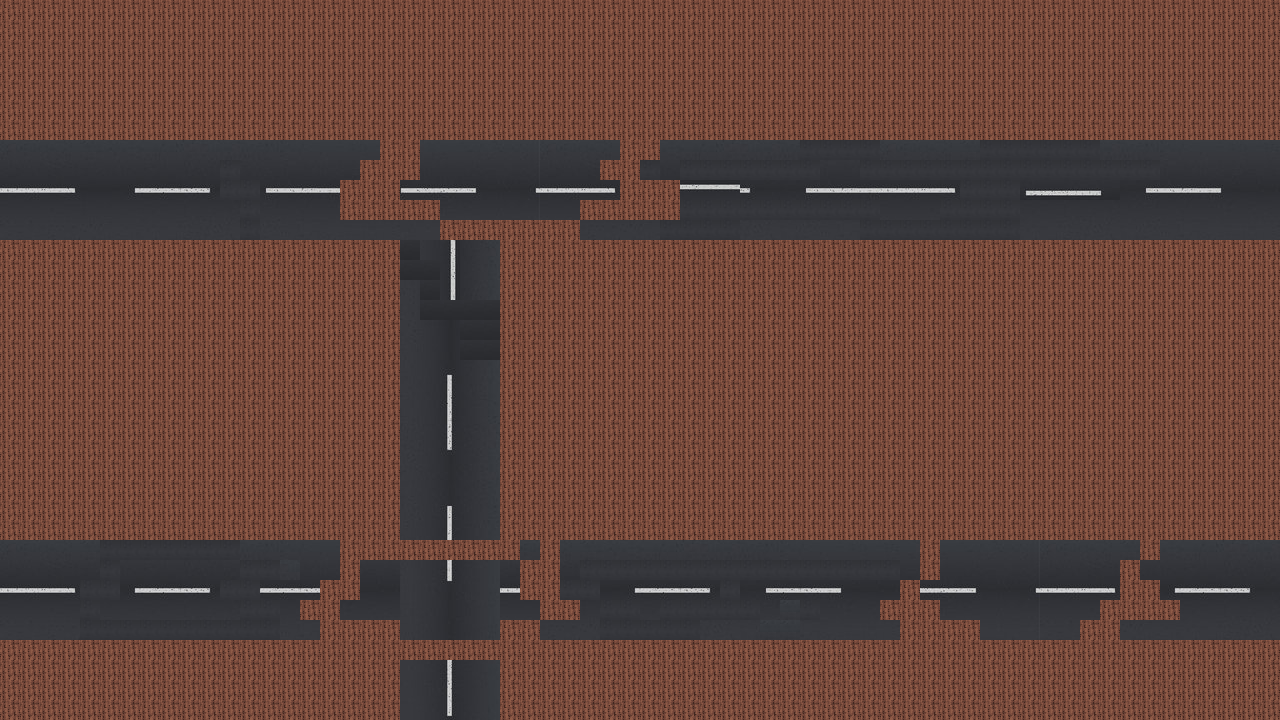

A 2D game scene composited from a Tiled map and its tileset images. What follows is a short description and the map's XML, with each tile layer's data collapsed to a summary:
An orthogonal 64x36 tile map with 20x20 px tiles, 1 tile layer (Tile Layer 1), 6 tilesets and 18 objects (12x Vegetation, Toxic).

<map version="1.10" tiledversion="1.10.2" orientation="orthogonal" renderorder="right-down" width="64" height="36" tilewidth="20" tileheight="20" infinite="0" nextlayerid="17" nextobjectid="51">
 <tileset firstgid="1" source="TileSetThree.tsx" />
 <tileset firstgid="161" source="road_tile.tsx" />
 <tileset firstgid="647" name="TileSetTwo" tilewidth="20" tileheight="20" tilecount="160" columns="16">
  <image source="../graphics/TileSetTwo.png" width="320" height="200" />
 </tileset>
 <tileset firstgid="807" source="Tree.tsx" />
 <tileset firstgid="808" source="toxicPuddle.tsx" />
 <tileset firstgid="809" source="cave_entrance.tsx" />
 <layer id="1" name="Tile Layer 1" width="64" height="36">
  <data>[2304 cells, 2304 non-empty, 145 distinct tile ids]</data>
 </layer>
 <objectgroup id="8" name="PuddleObjects">
  <object id="30" gid="808" x="911.667" y="382.333" width="292.667" height="178.333" />
  <object id="31" gid="808" x="319.667" y="283.667" width="379.333" height="187.667" />
  <object id="32" gid="808" x="14.3333" y="183.667" width="310" height="206.333" />
  <object id="33" name="Puddle" type="Toxic" gid="808" x="286.114" y="709.38" width="312.667" height="215.667" rotation="0.833781" />
  <object id="34" gid="808" x="861" y="707.667" width="347.333" height="218.333" />
 </objectgroup>
 <objectgroup id="16" name="Cave">
  <object id="50" gid="809" x="1102.67" y="137.333" width="148" height="141.667" />
 </objectgroup>
 <objectgroup id="2" name="TreeObjects">
  <object id="18" name="Tree" type="Vegetation" gid="807" x="658" y="140.667" width="133.333" height="141.333" />
  <object id="19" name="Tree" type="Vegetation" gid="807" x="612" y="527.333" width="158.667" height="190.667" />
  <object id="20" name="Tree" type="Vegetation" gid="807" x="830.667" y="134.667" width="116" height="124" />
  <object id="21" name="Tree" type="Vegetation" gid="807" x="921.333" y="512.667" width="205.333" height="226.667" />
  <object id="22" name="Tree" type="Vegetation" gid="807" x="50" y="365.333" width="153.333" height="140" />
  <object id="23" name="Tree" type="Vegetation" gid="807" x="686.667" y="368" width="148" height="152" />
  <object id="24" name="Tree" type="Vegetation" gid="807" x="-16" y="501.333" width="146.667" height="165.333" />
  <object id="25" name="Tree" type="Vegetation" gid="807" x="134" y="540.667" width="160" height="146.667" />
  <object id="26" name="Tree" type="Vegetation" gid="807" x="213.333" y="401.333" width="209.333" height="166.667" />
  <object id="27" name="Tree" type="Vegetation" gid="807" x="429.333" y="142" width="110.667" height="130.667" />
  <object id="28" name="Tree" type="Vegetation" gid="807" x="766" y="494" width="174.667" height="180" />
  <object id="29" name="Tree" type="Vegetation" gid="807" x="290.667" y="127.333" width="114.667" height="114.667" />
 </objectgroup>
</map>
